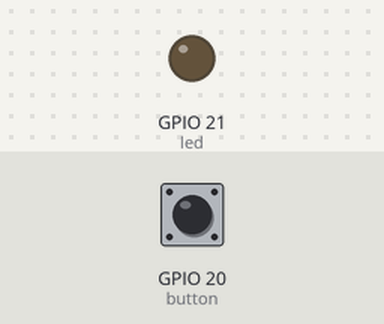
A program run on a simulated Raspberry Pi (BCM pin numbers). On the bench: output pins drawn as LEDs (lit = HIGH). The inputs (shaded band) are chosen by the test bench; at power-on: GPIO 20 (button) HIGH. What the program prints to the terminal is not drawn.

Above: at 1.2 s.
1.3 s: GPIO 20 (button) pulled LOW for 0.15 s
At 1.37 s:
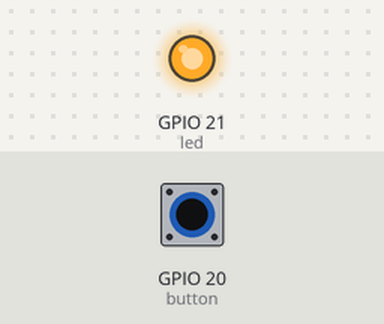
2.9 s: GPIO 20 (button) pulled LOW for 3.2 s
At 7.3 s:
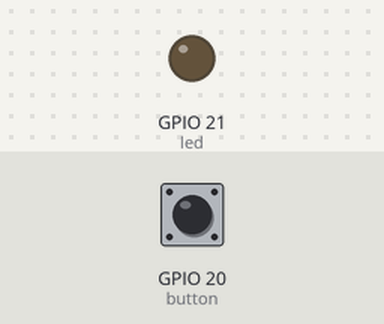
Timing chart, 0 to 8.8 s (numbered marks = the images above; inputs shaded):
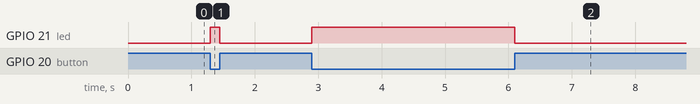

The program:

button_ex01.py
```python
from gpiozero import Button, LED

button = Button(20)
led = LED(21)

while True:
    if button.is_pressed:
        print("Button is pressed")
        led.on()
    else:
        print("Button is not pressed")
        led.off()
```

Measured:
- after the input at 1.3 s, GPIO 21 (led): LOW → HIGH at once, → LOW 0.15 s later
- after the input at 2.9 s, GPIO 21 (led): LOW → HIGH at once, → LOW 3.2 s later
